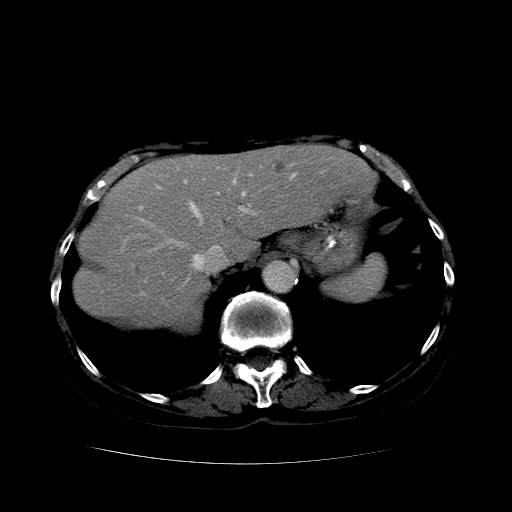
#> input picture Lectures Scripts/Sample Liver Image.bmp, 512 x 512 px, found by its file name
$ python '[10] GLCM Features for 2D - Skimage.py'   (older library calls are emulated)
#> lines starting #> are read from the running program, lines starting #| are printed output that depends on the picture; after the words box and inside, x2 and y2 are one past the last pixel; in counts of white or black regions, pixels touching at a corner belong together; long printed decimals are rounded
# Author: Hossam Magdy Balaha
# Date: May 29th, 2024
# Permission:
# - Work can be shared but not used for commercial purposes.
# - Author name and citation must be included.
# - Modifications must be documented.
# Citation:
# Balaha, H. M. (2024). BE 645 Artificial Intelligence (AI) and Radiomics (Summer 2024) (Version 1.06.19) [Computer software]. https://github.com/HossamBalaha/BE-645-Artificial-Intelligence-and-Radiomics

import cv2
import numpy as np
import matplotlib.pyplot as plt
from skimage.feature import graycomatrix, graycoprops

caseImgPath = r"Sample Liver Image.bmp"
caseSegPath = r"Sample Liver Segmentation.bmp"

# Load the images.
caseImg = cv2.imread(caseImgPath, cv2.IMREAD_GRAYSCALE)
#> caseImg is the input picture: shape (512, 512); min 0, max 255, mean 24.9
caseSeg = cv2.imread(caseSegPath, cv2.IMREAD_GRAYSCALE)
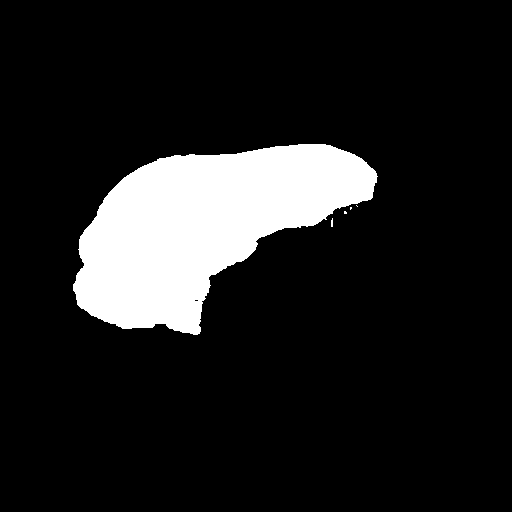
#> input picture Lectures Scripts/Sample Liver Segmentation.bmp, 512 x 512 px, found by its file name
#> caseSeg: shape (512, 512); 12.6% white; 5 white regions (4 under 20 px), largest, box (x1, y1, x2, y2) and area: (73, 144, 378, 335) 32877

# Extract the ROI.
roi = cv2.bitwise_and(caseImg, caseSeg)
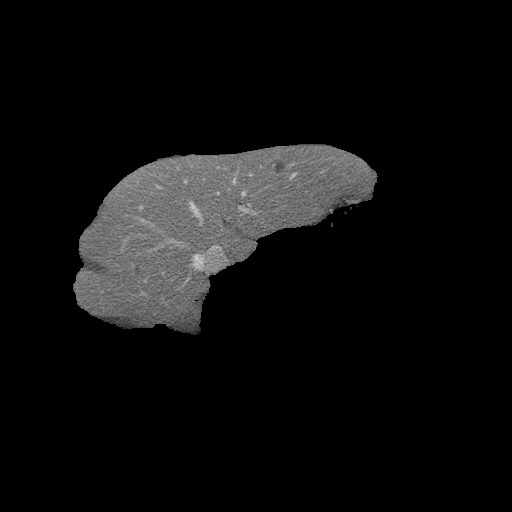
#> roi: shape (512, 512); min 0, max 214, mean 14.5

# Crop the ROI.
x, y, w, h = cv2.boundingRect(roi)
#> x = 73; y = 144; w = 305; h = 191
cropped = roi[y:y + h, x:x + w]
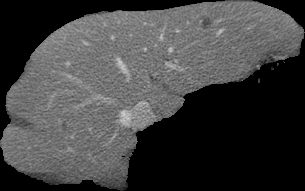
#> cropped: shape (191, 305); min 0, max 214, mean 65.2

d = 1
theta = 0
N = np.max(cropped) + 1
#> N = 215

# Calculate the co-matrix.
coMatrix = graycomatrix(
  cropped,
  distances=[d],
  angles=[theta],
  levels=N,
  symmetric=False,
  normed=True,
)

# Extract GLCM features.
contrast = graycoprops(coMatrix[1:, 1:, :, :], "contrast")[0, 0]
#> contrast = 105.3
correlation = graycoprops(coMatrix[1:, 1:, :, :], "correlation")[0, 0]
#> correlation = 0.838
energy = graycoprops(coMatrix[1:, 1:, :, :], "energy")[0, 0]
#> energy = 0.0246
homogeneity = graycoprops(coMatrix[1:, 1:, :, :], "homogeneity")[0, 0]
#> homogeneity = 0.12
ASM = graycoprops(coMatrix[1:, 1:, :, :], "ASM")[0, 0]
#> ASM = 0.000604

# Print the GLCM features.
print("Contrast: ", contrast)
#| Contrast:  105.257
print("Correlation: ", correlation)
#| Correlation:  0.8375
print("Energy: ", energy)
#| Energy:  0.02458
print("Homogeneity: ", homogeneity)
#| Homogeneity:  0.1195
print("ASM: ", ASM)
#| ASM:  0.0006044

# Display the co-occurrence matrix.
plt.figure()
plt.subplot(1, 2, 1)
plt.imshow(cropped, cmap="gray")
plt.title("Cropped Image")
plt.axis("off")
plt.colorbar()
plt.tight_layout()
plt.subplot(1, 2, 2)
plt.imshow(coMatrix[1:, 1:, 0, 0], cmap="gray")
plt.title("Co-occurrence Matrix")
plt.colorbar()
plt.tight_layout()
plt.show()
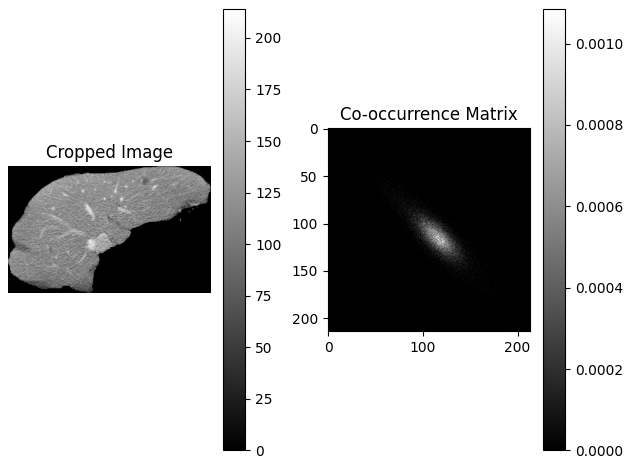
#> figure drawn by matplotlib, 4 panels
